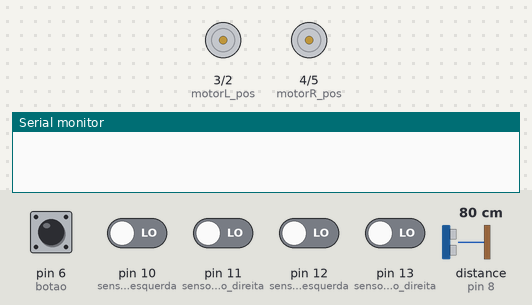
Bench run of a sketch on a simulated Arduino Uno, built with avr-gcc and run on an emulated ATmega328P. Shown: motor-driver pin pairs drawn as motors (green arrow = first pin HIGH = forward, orange = second pin HIGH = backward, longer = more drive), the last lines printed to the serial monitor. The test bench sets the inputs (shaded band); at power-on: pin 6 (botao) HIGH, pin 10 (sensor_dianteiro_esquerda), pin 11 (sensor_dianteiro_direita), pin 12 (sensor_traseiro_esquerda), pin 13 (sensor_traseiro_direita) LOW, distance to the obstacle (sensor on pin 8) 80 cm. The echo pulse lasts 58.3 µs per cm.

Above: at 1.2 s.
1.3 s: pin 6 (botao) pulled LOW for 0.15 s
4.4 s: pin 10 (sensor_dianteiro_esquerda) driven HIGH
At 5.8 s:
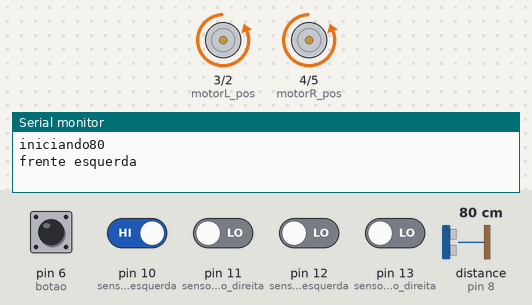
7.4 s: pin 11 (sensor_dianteiro_direita) driven HIGH
At 8.34 s:
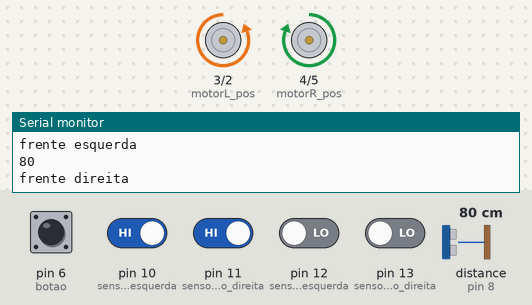
10.4 s: pin 12 (sensor_traseiro_esquerda) driven HIGH
At 12.3 s:
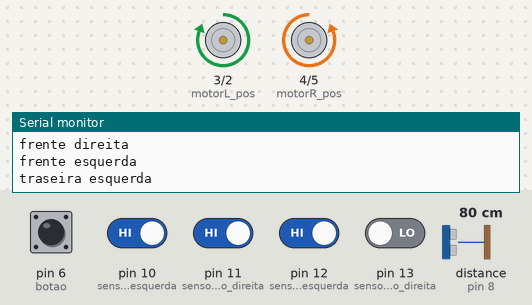
13.4 s: pin 13 (sensor_traseiro_direita) driven HIGH
16.4 s: pin 6 (botao) driven LOW and pin 10 (sensor_dianteiro_esquerda) driven LOW and pin 11 (sensor_dianteiro_direita) driven LOW and pin 12 (sensor_traseiro_esquerda) driven LOW and pin 13 (sensor_traseiro_direita) driven LOW
At 19.0 s:
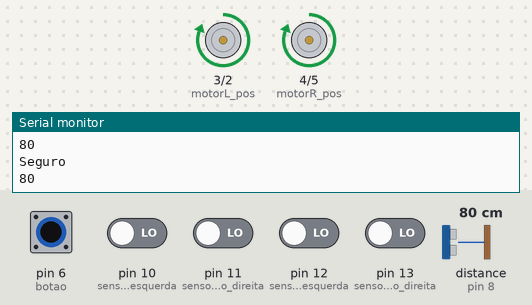
Timing chart, 0 to 20.4 s (numbered marks = the images above; inputs shaded):
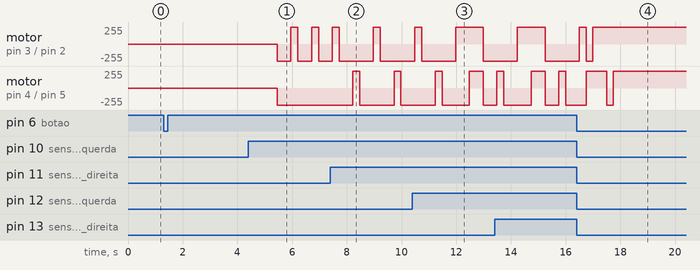

The sketch:

main.ino
```cpp
// 04/09/2022
// Author: Jean Felipe Moschen Buss
// E-mail: jeanfelipe0610@gmail.com

// Author: Vinicius Gabriel Aquino Ferreira
// E-mail: comercial.viniciusgabriel@gmail.com

// Instruções:
// - Os comentários que seguem o código são apenas dicas de organização do circuito do robô
// - Esse robô busca empurrar tudo que estiver à sua frente, EXCETO quando um de seus sensores infravermelho detectar no CHÃO a cor PRETA, pois esta é considerada o limite da arena.
// - Seguindo as regras da competição, o robô só pode agir após 3 segundos em que o operador do robô SOLTA o botão START


// Sensor ultra-sônico HC_SR04 para detecção de objetos
#define trigger 9 // cinza
#define echo 8 // roxo escuro

//Motor direito
#define motorR_pos 4 // verde - 3
#define motorR_neg 5 // azul - 4

//Motor esquerdo
#define motorL_pos 3 // amarelo - 2
#define motorL_neg 2 // laranja - 1

// Sensores infra-vermelho
#define sensor_dianteiro_direita  11 // amarelo
#define sensor_dianteiro_esquerda 10 // laranja
#define sensor_traseiro_esquerda  12 // azul
#define sensor_traseiro_direita   13 // verde

// Botão START
#define botao 6 // branco

// Gatilhos dos sensores infra-vermelho
int branco = 0;
int preto = 1;

// Variaveis de controle
int ligado = false;
int trava = true;
int distancia = 0;

void frente() {
  digitalWrite(motorR_pos, HIGH);
  digitalWrite(motorL_pos, HIGH);
  digitalWrite(motorR_neg, LOW);
  digitalWrite(motorL_neg, LOW);
}

void tras() {
  digitalWrite(motorR_pos, LOW);
  digitalWrite(motorL_pos, LOW);
  digitalWrite(motorR_neg, HIGH);
  digitalWrite(motorL_neg, HIGH);
}

void esquerda() {
  digitalWrite(motorR_pos, HIGH);
  digitalWrite(motorL_pos, LOW);
  digitalWrite(motorR_neg, LOW);
  digitalWrite(motorL_neg, HIGH);
}

void direita() {
  digitalWrite(motorR_pos, LOW);
  digitalWrite(motorL_pos, HIGH);
  digitalWrite(motorR_neg, HIGH);
  digitalWrite(motorL_neg, LOW);
}
void parada() {
  digitalWrite(motorR_pos, LOW);
  digitalWrite(motorL_pos, LOW);
  digitalWrite(motorR_neg, LOW);
  digitalWrite(motorL_neg, LOW);
}

void procura() {
  frente();
  delay(300);
  esquerda();
  delay(300);
}

long leDistancia(int triggerPin, int echoPin) // le sensor ultrassonico
{
  digitalWrite(triggerPin, LOW);
  delayMicroseconds(2);
  digitalWrite(triggerPin, HIGH);
  delayMicroseconds(10);
  digitalWrite(triggerPin, LOW);
  return pulseIn(echoPin, HIGH);
}

void setup()
{
  pinMode(motorR_pos, OUTPUT);
  pinMode(motorL_pos, OUTPUT);
  pinMode(motorR_neg, OUTPUT);
  pinMode(motorL_neg, OUTPUT);
  pinMode(trigger, OUTPUT);
  pinMode(echo, INPUT);
  pinMode(sensor_dianteiro_direita, INPUT);
  pinMode(sensor_dianteiro_esquerda, INPUT);
  pinMode(sensor_traseiro_esquerda, INPUT);
  pinMode(sensor_traseiro_direita, INPUT);
  pinMode(botao, INPUT_PULLUP);

  Serial.begin(9600);
}

void loop()
{
  int botao_ativador = digitalRead(botao);
  if (botao_ativador == 0) {
    trava = false;
  }
  if (botao_ativador == 1 && trava == false) {
    Serial.print("iniciando");
    delay(4000);
    frente();
    ligado = true;
    trava = true;
  }
  if (ligado == true){
    int sensor_dd = digitalRead(sensor_dianteiro_direita); // dd = dianteiro direita
    int sensor_de = digitalRead(sensor_dianteiro_esquerda); // de = dianteiro esquerda
    int sensor_te = digitalRead(sensor_traseiro_esquerda); // te = traseira esquerda
    int sensor_td = digitalRead(sensor_traseiro_direita); // td = traseira direita
    distancia =  0.01723 * leDistancia(trigger, echo);
    Serial.println(distancia);
    if (sensor_dd == branco  && sensor_de == branco && sensor_td == branco && sensor_te == branco) {
      Serial.println("Seguro");
      if (distancia > 40 &&   sensor_de == branco && sensor_dd){
        Serial.println("procurando oponente");
        frente();
      }
      else if (distancia < 40 || distancia > 1200) {
          while (sensor_dd == branco && sensor_de == branco && sensor_td == branco && sensor_te == branco) { //Prende na condição até o sensor encotrar a borda da arena
            sensor_de = digitalRead(sensor_dianteiro_direita);
            sensor_dd = digitalRead(sensor_dianteiro_esquerda);
            sensor_te = digitalRead(sensor_traseiro_esquerda);
            sensor_td = digitalRead(sensor_traseiro_direita);
            frente();
          }
      }
    } else {
      if (sensor_dd == preto) {
        Serial.println("frente direita");
        tras();
        delay(500);
        esquerda();
        delay(250);
      }
      if (sensor_de == preto) {
        Serial.println("frente esquerda");
        tras();
        delay(500);
        direita();
        delay(250);
      }
      if (sensor_td == preto) {
        Serial.println("traseira direita");
        esquerda();
        delay(250);
        frente();
        delay(500);
      }
      if (sensor_te == preto) {
        Serial.println("traseira esquerda");
        direita();
        delay(250);
        frente();
        delay(500);
      }
    }
  }
}
```

Measured:
- after the input at 4.4 s, motor on pin 4 (motorR_pos) / pin 5 (motorR_neg): stopped → backward 255/255 after 1.1 s
- after the input at 7.4 s, motor on pin 3 (motorL_pos) / pin 2 (motorL_neg): backward 255/255 → forward 255/255 after 1.6 s, → backward 255/255 0.26 s later; motor on pin 4 (motorR_pos) / pin 5 (motorR_neg): alternates forward 255/255 for 0.25 s and backward 255/255 for 1.3 s, starting after 0.82 s
- after the input at 16.4 s, motor on pin 3 (motorL_pos) / pin 2 (motorL_neg): goes on until 17.0 s, then stays forward 255/255; motor on pin 4 (motorR_pos) / pin 5 (motorR_neg): goes on until 17.7 s, then stays forward 255/255
- by itself, motor on pin 3 (motorL_pos) / pin 2 (motorL_neg): alternates forward 255/255 for 0.26 s and backward 255/255 for 0.50 s
